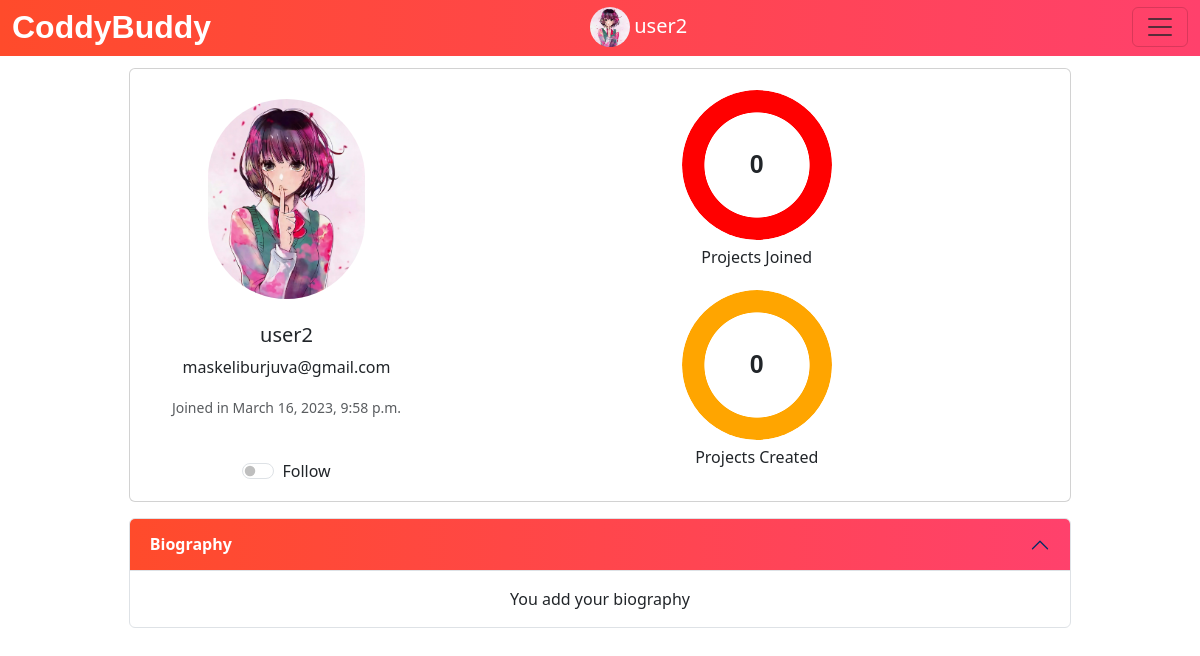
Screenshot of /profile/24 (signed in) with the database file from the repository.
### musker/models.py (models this page shows, shortened)
class Profile(models.Model):
    user = models.OneToOneField(User, on_delete=models.CASCADE)
    image = models.ImageField(upload_to = 'profile_images', default = 'default-profile-image-png-1-Transparent-Images.png')
    bio = models.TextField(default="You add your biography", blank=True, max_length=9999999999999999999999999)
    joinedProjects = models.IntegerField(blank=False, default=0)
    createdProjects = models.IntegerField(blank=False, default=0)
    follows = models.ManyToManyField("self",
                                     related_name="followed_by",
                                     symmetrical=False,
                                     blank=True)

### musker/views.py (the view)
# urls.py: path("profile/<str:pk>", views.profile, name="profile"),
@login_required(login_url="logIn")
def profile(request,pk):
    currentUser = User.objects.get(id = pk)
    profile = Profile.objects.get(user = currentUser)
    return render(request,'profile.html', {'currentUser' : currentUser, 'profile' : profile})

### musker/templates/profile.html (shortened to what this page needs)
<!doctype html>
<html lang="en">
  <head>
    <link href="https://cdn.jsdelivr.net/npm/bootstrap@5.3.0-alpha1/dist/css/bootstrap.min.css" rel="stylesheet">
  </head>
  <body>
    {% include 'navbar.html' %}
    <br>
    <br>
    <div style="margin-top: 20px; height:100%; min-height:50%;" class="container text-center">
      <div class="row">
        <div class="left">
        </div>
        <div class="middle">
          <div class="card mb-3" style="">
            <div class="row g-0">
              <div class="col-md-4" style="display: flex; flex-direction: column; align-items: center;">
                <img class="image" style="max-height: 50%; max-width:50%;" src="{{profile.image.url}}" class="img-fluid rounded-start" alt="">
                <br>
                <h5 class="card-title">{{currentUser.username}}</h5>
                  <p class="card-text">{{currentUser.email}}</p>
                  <p class="card-text"><small class="text-muted">Joined in {{currentUser.date_joined}}</small></p>
                  <br>
                  <div class="form-check form-switch">
                    <input class="form-check-input" type="checkbox" role="switch" id="flexSwitchCheckDefault">
                    <label class="form-check-label" for="flexSwitchCheckDefault" ">Follow</label>
                  </div>
              </div>
              <div class="col-md-8">
                <div class="card-body">
                  <div class="graph">
                    <div class="pie animate no-round" style="--p:100;--c:red;">{{profile.joinedProjects}}</div>
                    <p>Projects Joined</p>
                    <div class="pie animate no-round" style="--p:100;--c:orange;">{{profile.createdProjects}}</div>
                    <p>Projects Created</p>
                  </div>
                </div>
              </div>
            </div>
          </div>
          <div class="accordion" id="accordionPanelsStayOpenExample">
            <div class="accordion-item" >
              <h2 class="accordion-header" id="panelsStayOpen-headingOne">
                <button class="accordion-button" type="button" data-bs-toggle="collapse" data-bs-target="#panelsStayOpen-collapseOne" aria-expanded="true" aria-controls="panelsStayOpen-collapseOne" style="background: #FF416C;
                background: -webkit-linear-gradient(to right, #FF4B2B, #FF416C);
                background: linear-gradient(to right, #FF4B2B, #FF416C);
                background-repeat: no-repeat;
                color: white;">
                  <p style="color: white; font-weight: bold; margin: 0px;">Biography</p>
                </button>
              </h2>
              <div id="panelsStayOpen-collapseOne" class="accordion-collapse collapse show" aria-labelledby="panelsStayOpen-headingOne" ">
                <div class="accordion-body">
                  {{profile.bio}}
                </div>
              </div>
            </div>
          </div>
        </div>
        <div class="right">
        </div>
      </div>
    </div>
  </body>
</html>

### musker/templates/navbar.html (shortened to what this page needs)
<html lang="en">
<head>
</head>
<body>
    <nav class="navbar bg-body-emphasis fixed-top">
        <div class="container-fluid" >
          <p class="navbar-brand" href="{% url 'home' %}" style="color: white; font-weight:bold; font: size 70%; font-family: 'Montserrat', sans-serif;">CoddyBuddy</p>
          <div class="user">
            <img class="img" src="{{profile.image.url}}" alt="" >
            <div class="username"><h5 class="textU">{{currentUser.username}}</h5></div>
          </div>
          <button class="navbar-toggler"  type="button" data-bs-toggle="offcanvas" data-bs-target="#offcanvasNavbar" aria-controls="offcanvasNavbar">
            <span class="navbar-toggler-icon"></span>
          </button>
        </div>
      </nav>
</body>
</html>

### musker/templates/profile.html (style rules this page uses)
.row { display: flex; margin-top: 20px; }
.left { flex: 1; }
.middle { flex: 15; height: 100%; }
.right { flex: 1; }
.pie { --p:20; --b:22px; --c:darkred; --w:150px; width:var(--w); aspect-ratio:1; position:relative; display:inline-grid; margin:5px; place-content:center; font-size:25px; font-weight:bold; font-family:sans-serif; }
.pie:before, .pie:after { content:""; position:absolute; border-radius:50%; }
.pie:before { inset:0; background: radial-gradient(farthest-side,var(--c) 98%,#0000) top/var(--b) var(--b) no-repeat, conic-gradient(var(--c) calc(var(--p)*1%),#0000 0); -webkit-mask:radial-gradient(farthest-side,#0000 calc(99% - var(--b)),#000 calc(100% - var(--b))); mask:radial-gradient(farthest-side,#0000 calc(99% - var(--b)),#000 calc(100% - var(--b))); }
.pie:after { inset:calc(50% - var(--b)/2); background:var(--c); transform:rotate(calc(var(--p)*3.6deg)) translateY(calc(50% - var(--w)/2)); }
.animate { animation:p 1s .5s both; }
.no-round:before { background-size:0 0,auto; }
.no-round:after { content:none; }
body { background:#ddd; }
.image { margin-top: 30px; border-radius: 100000000px; border: 5px thin #555; display: block; object-fit: cover; height: 200px; width: 200px; }

### musker/templates/navbar.html (style rules this page uses)
.navbar-brand { font-size: 200%; }
.container-fluid { background: #FF416C; background: -webkit-linear-gradient(to right, #FF4B2B, #FF416C); background: linear-gradient(to right, #FF4B2B, #FF416C); background-repeat: no-repeat; }
.container-fluid { margin-top: -10px; }
.img { object-fit: cover; border-radius: 100%; width: 40px; height: 40px; }
.user { max-width: 100%; max-height: 100%; justify-content: center; display: flex; margin-right: 7%; }
.username { margin-left: 5%; color: white; display: flex; }
.textU { margin-top: 13%; }
.navbar-brand { margin-bottom: 0; }

### rows the page displays
Profile: image (picture), joinedProjects "0", createdProjects "0", bio "You add your biography"

### other values shown
{{ currentUser.username }} "user2"
{{ currentUser.email }} "maskeliburjuva@gmail.com"
{{ currentUser.date_joined }} "March 16, 2023, 9:58 p.m."
